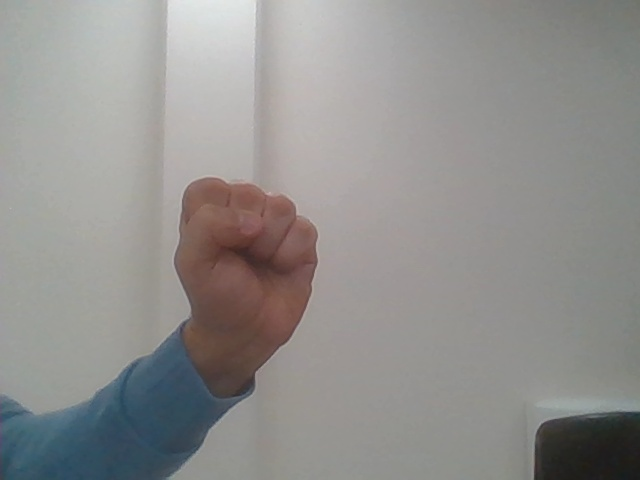
#> input picture dataset/close_hand/close_hand_1.jpg, 640 x 480 px, given in place of the camera
$ python videoCapture.py
#> lines starting #> are read from the running program, lines starting #| are printed output that depends on the picture; after the words box and inside, x2 and y2 are one past the last pixel; in counts of white or black regions, pixels touching at a corner belong together
import numpy as np
import cv2 as cv
import matplotlib.pyplot as plt

cap = cv.VideoCapture(0)
seuil=10
cmin = -10
cmax = 10
if not cap.isOpened():
    print("Cannot open camera")
    exit()

while True:
    # Capture frame-by-frame
    ret, frame = cap.read()
#> frame is the input picture: shape (480, 640, 3); mean B, G, R 141.9, 143.9, 145.3
    # if frame is read correctly ret is True
    if not ret:
        print("Can't receive frame (stream end?). Exiting ...")
        break

    #Resize the image by x%, can be usefull for a faster runtime
    scale_percent = 60 # percent of original size
    width = int(frame.shape[1] * scale_percent / 100)
#> width = 384
    height = int(frame.shape[0] * scale_percent / 100)
#> height = 288
    dim = (width, height)
#> dim = (384, 288)
    resized = cv.resize(frame, dim, interpolation = cv.INTER_AREA)

    # Apply gaussian blur to the image, other preprocessing could be necessary
    blurred = cv.GaussianBlur(resized, (7,7), sigmaX=1.5, sigmaY=1.5)

    # [11 lines of commented-out code are left out]
    B_channel,G_channel,R_channel = cv.split(blurred)
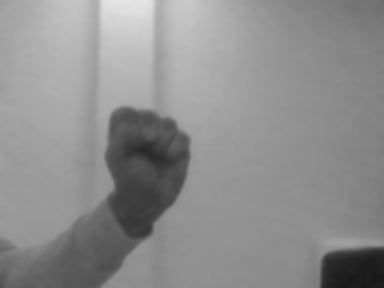
#> B_channel: shape (288, 384); min 23, max 230, mean 141.9
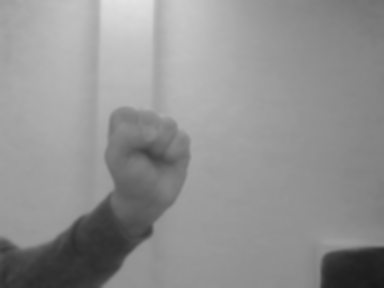
#> R_channel: shape (288, 384); min 24, max 227, mean 145.3
    R_over_B = R_channel-np.add(seuil,B_channel)
    R_over_G = R_channel-np.add(seuil,G_channel)
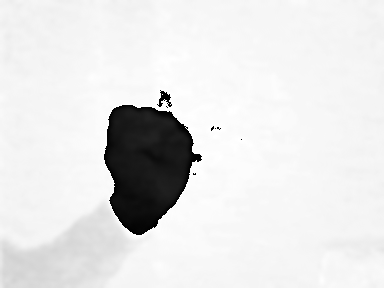
#> R_over_G: shape (288, 384); min 0, max 255, mean 226.9
    R_over_G_and_B = np.add(R_over_B,R_over_G)
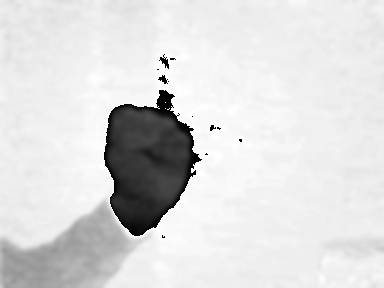
#> R_over_G_and_B: shape (288, 384); min 0, max 255, mean 219
    ret,thresh1 = cv.threshold(R_over_G_and_B,100,255,cv.THRESH_BINARY_INV)
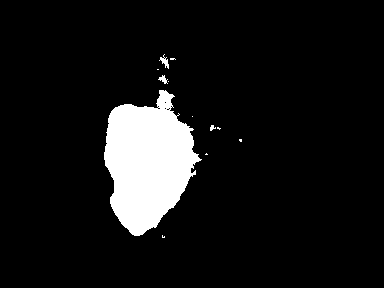
#> thresh1: shape (288, 384); 8.5% white; 12 white regions (8 under 20 px), largest, box (x1, y1, x2, y2) and area: (104, 90, 202, 236) 9201, (159, 54, 169, 69) 59, (158, 75, 168, 84) 44, (210, 125, 216, 131) 22

    #Otherwise we can also use inRange which applies a threshold on each channel
    binaire = np.zeros((height,width))
    binary = cv.inRange(blurred,(0,0,130),(175,175,255))
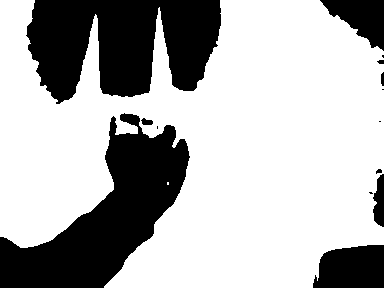
#> binary: shape (288, 384); 69.3% white; 14 black regions (5 under 20 px)

    #Now we find the contours, and we select the longest one
    contours,hierachy = cv.findContours(thresh1,cv.RETR_EXTERNAL,cv.CHAIN_APPROX_NONE)
#> contours = 12 contours, 9 with area under 20; largest, box (x1, y1, x2, y2) and area: (104, 90, 202, 236) 9004, (159, 54, 169, 69) 37, (158, 75, 168, 84) 28
    max_contour_length = 0
    max_contour_index = 0
    max_contour = np.array([])
    for (index,contour) in enumerate(contours):
        if(len(contour) > max_contour_length):
            max_contour_length = len(contour)
            max_contour_index = index
            max_contour = contour
#> this loop made 12 passes
#> max_contour_length on passes 1, 5, 7: 8, 17, 410
#> contour on passes 2, 6, 8, 10: [[206, 153], [205, 154], [206, 154], [207, 154]], [[192, 116]], [[168, 81]], [[157, 69], [158, 69]]
#> after the loop, max_contour = contour of 410 points, box (x1, y1, x2, y2) (104, 90, 202, 236), area 9004; max_contour_index = 6; max_contour_length = 410
    print("Contour number : {}, length: {}".format(max_contour_index,max_contour_length))
#| Contour number : 6, length: 410
    contour_image = cv.drawContours(resized, contours, max_contour_index, (0,255,0), 3)

    #This next section calculates the fourrier descriptors
    #First we nedd to get the fft after normalizing
    moyc = np.mean(max_contour)
#> moyc = 153.6
    normalized_contour = max_contour - moyc / max_contour_length
#> normalized_contour = 410 rows, first 8: [158.6, 89.63], [158.6, 90.63], [158.6, 91.63], [158.6, 92.63], [159.6, 93.63], [159.6, 94.63], [158.6, 95.63], [158.6, 96.63]
    TC = np.fft.fft(normalized_contour)
    TC = np.reshape(TC,(max_contour_length,2))

    #Now select only the coefficients of interest between cmin and cmax
    coeff = np.zeros((cmax-cmin+1,2))
    coeff[-(cmax+1):] = TC[0:cmax+1]
    coeff[0:-cmin] = TC[cmin:]

    #Phase correction in order to normalize
    Phi = np.angle(coeff[((cmax-cmin)//2)-1]*coeff[((cmax-cmin)//2)+1])/2
    coeff = coeff * np.exp(np.imag(-1)*Phi)

    depha = np.angle(coeff[((cmax-cmin)//2)+1])
    for i in range(len(coeff)):
        coeff[i] = coeff[i] * np.exp(np.imag(-1)*depha*(i-((cmax-cmin)//2)))
    plt.scatter(coeff[:,0],coeff[:,1])
    plt.show()
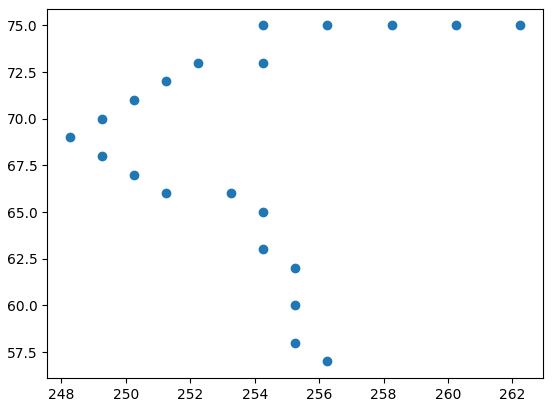
#> figure drawn by matplotlib, 1 panel
    # Display the resulting frame
    cv.imshow('frame', resized)
    cv.imshow('binaire', binary)
    cv.imshow('1', thresh1)
    cv.imshow('R_G', R_over_G)
    cv.imshow('R_B', R_over_B)
    cv.imshow('R_G_B', R_over_G_and_B)


    if cv.waitKey(1) == ord('q'):
#> (key q is pressed here)
        break
# When everything done, release the capture
cap.release()
cv.destroyAllWindows()

$ run again, on dataset/close_hand/close_hand_114.jpg
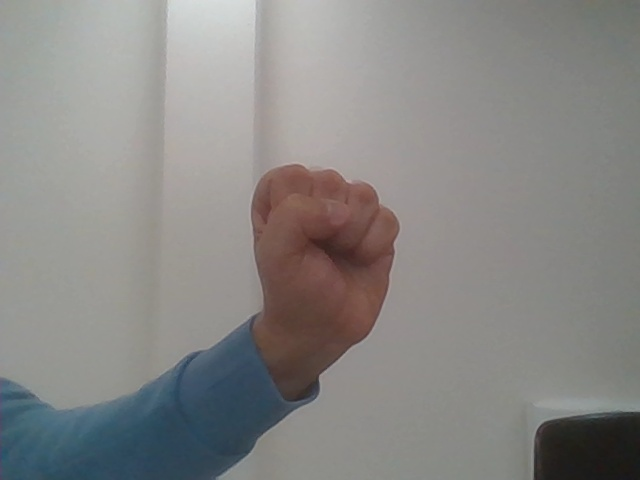
#> input picture dataset/close_hand/close_hand_114.jpg, 640 x 480 px, given in place of the camera
#> frame is the input picture: shape (480, 640, 3); mean B, G, R 133.2, 135.3, 136.4
#> `ret,thresh1 = cv.threshold(R_over_G_and_B,100,255,cv.THRESH_BINARY_INV)`:
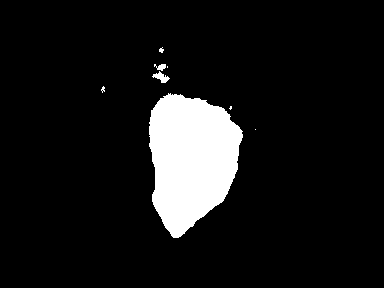
#> thresh1: shape (288, 384); 9% white; 8 white regions (5 under 20 px), largest, box (x1, y1, x2, y2) and area: (149, 93, 243, 238) 9725, (152, 71, 170, 83) 100, (154, 64, 166, 71) 51
#> binary: shape (288, 384); 66.3% white; 7 black regions (1 under 20 px)
#> contours = 8 contours, 5 with area under 20; largest, box (x1, y1, x2, y2) and area: (149, 93, 243, 238) 9545, (152, 71, 170, 83) 78, (154, 64, 166, 71) 34
#> the loop `for (index,contour) in enumerate(contours):` made 8 passes
#> (max_contour_length, max_contour) on pass 1: (1, [[255, 129]])
#> after the loop `for (index,contour) in enumerate(contours):`: max_contour = contour of 358 points, box (x1, y1, x2, y2) (149, 93, 243, 238), area 9545; max_contour_index = 2; max_contour_length = 358
#| Contour number : 2, length: 358
#> moyc = 173.5
#> normalized_contour = 358 rows, first 8: [167.5, 92.52], [167.5, 93.52], [166.5, 94.52], [165.5, 94.52], [164.5, 95.52], [163.5, 95.52], [162.5, 95.52], [163.5, 96.52]
#> `plt.show()`:
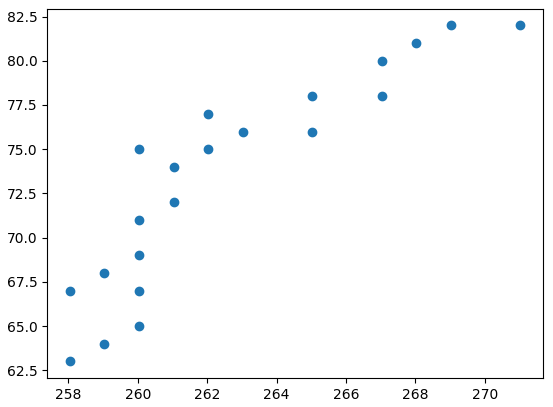
#> figure drawn by matplotlib, 1 panel
